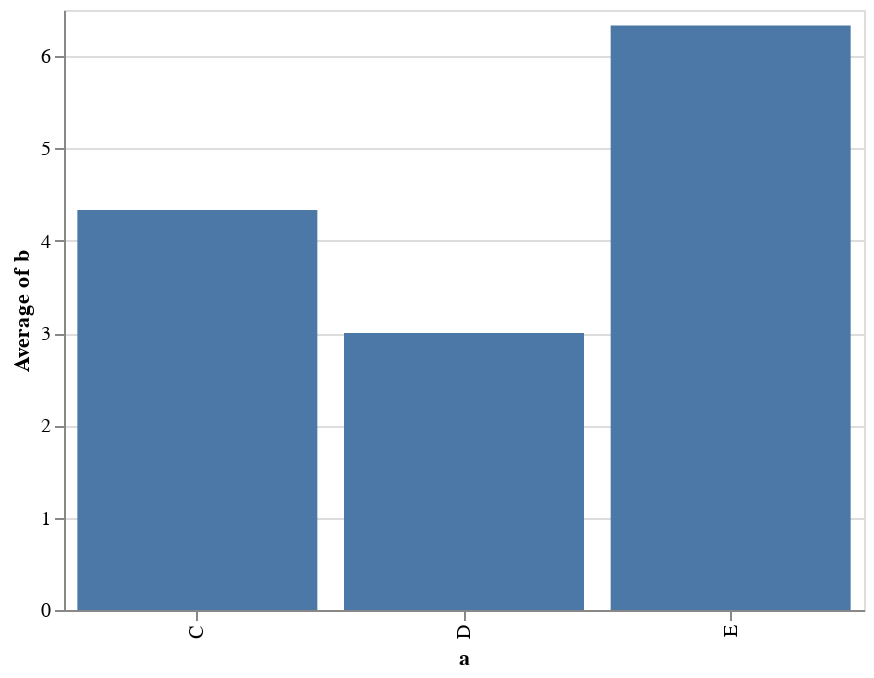

Notebook source saved alongside this figure:
### Markdown cell above
Aunque en realidad es más acertado utilizar gráficos de barra para mostrar agregaciones. Es tan fácil como cambiar el método `mark_point()` por `mark_bar()`.

### Code cell
alt.Chart(data).mark_bar().encode(
    x='a',
    y='average(b)'
)

### Figure 1 — Vega-Lite specification as saved in the notebook (floating-point values rounded to 4 significant figures)
{"$schema": "https://vega.github.io/schema/vega-lite/v2.4.3.json", "config": {"view": {"height": 300, "width": 400}}, "data": {"values": [{"a": "C", "b": 2}, {"a": "C", "b": 7}, {"a": "C", "b": 4}, {"a": "D", "b": 1}, {"a": "D", "b": 2}, {"a": "D", "b": 6}, {"a": "E", "b": 8}, {"a": "E", "b": 4}, {"a": "E", "b": 7}]}, "encoding": {"x": {"field": "a", "type": "nominal"}, "y": {"aggregate": "average", "field": "b", "type": "quantitative"}}, "mark": "bar"}
